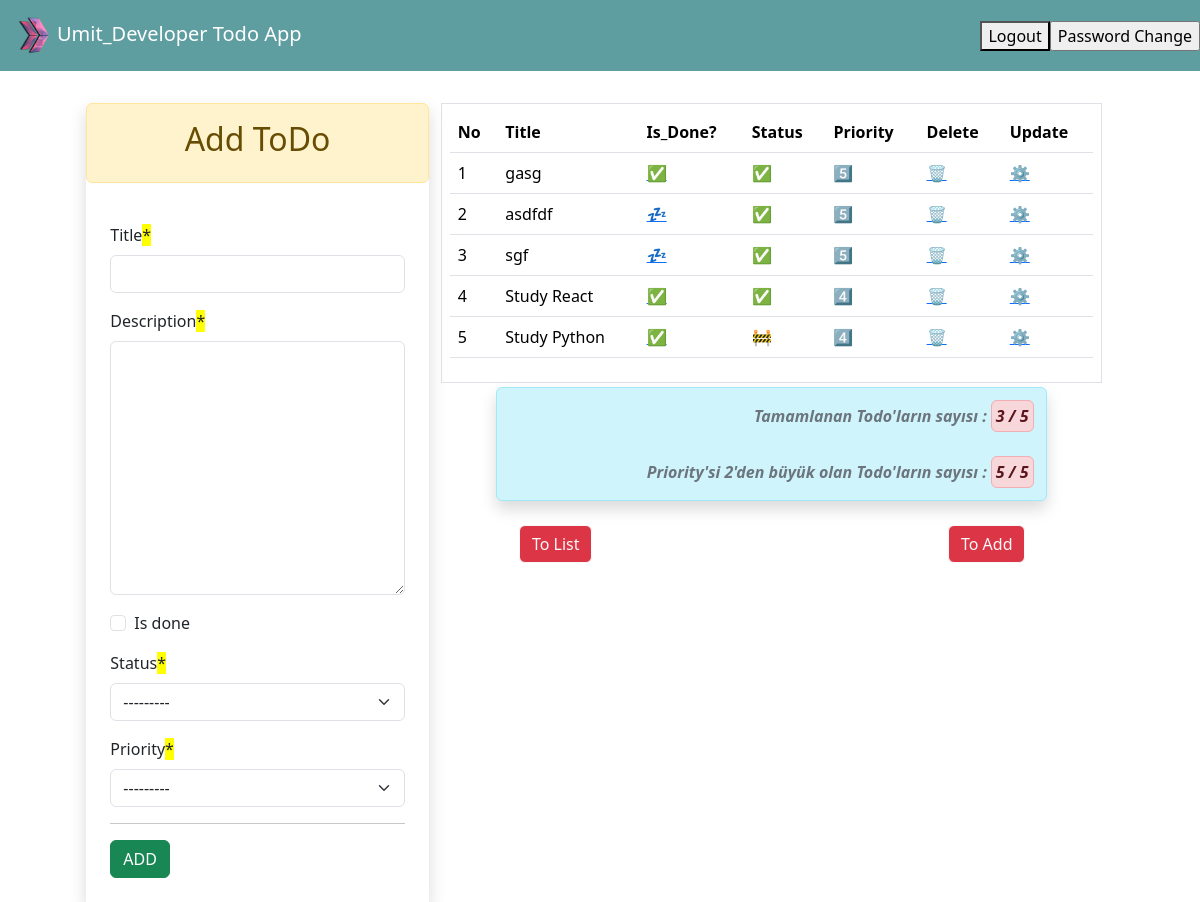
The page /todo/ (signed in) on the database its author committed.
### todo/models.py (models this page shows, shortened)
class Todo(models.Model):
    title = models.CharField(max_length=70)
    description = models.TextField()
    is_done = models.BooleanField(default=False)
    status = models.CharField(max_length=2, choices=status_choices)
    priority = models.CharField(max_length=2, choices=priority_choices)
    created_date = models.DateTimeField(auto_now_add=True)
    updated_date = models.DateTimeField(auto_now=True)

### todo/views.py (the view)
# urls.py: path('', TodoListCreate.as_view(), name='home'),
class TodoListCreate(CreateView):
    model = Todo
    form_class = TodoForm
    template_name = 'todo/home.html'
    success_url = reverse_lazy('todo:home')
    def get_context_data(self, **kwargs):
        kwargs['todos'] = Todo.objects.order_by('-priority')
        kwargs['done_count'] = Todo.objects.filter(is_done=True).count()
        kwargs['priority_count'] = Todo.objects.filter(priority__gt=2).count()
        return super(TodoListCreate, self).get_context_data(**kwargs)

### todo/forms.py
class TodoForm(forms.ModelForm):
    class Meta:
        model = Todo
        fields = "__all__"

### todo/templates/todo/home.html (shortened to what this page needs)
{% extends "todo/base.html" %}
{% block content %}
{% if user.is_authenticated %}
<div class="container pt-4">
  <div class="row mt-2 p-0">
    <div class="col-lg-4 mx-auto p-0 shadow">
      <div class="alert alert-warning text-center">
        <h2>Add ToDo</h2>
      </div>
    <div class="p-4">
      {% load crispy_forms_tags %}
      <form action="" method="POST">
        {% csrf_token %} {% comment %} {{ form.as_p }} {% endcomment %} {{ form | crispy }}
          <hr>
          <input type="submit" value="ADD" class="btn btn-success">
      </form>
    </div>
  </div>
  <div class="col">
    <div class="border">
      {% if todos|length == 0 %}
      <div class="p-4">
        <br>
        <br>
        <div class="alert alert-danger text-center">
          <p class="" style="font-size: 30px;">ToDo Lists</p>
        </div>
        <br>
        <br>
      </div>
      {%else%}
      <div class="p-2">
        <table class="table table-hover">
          <thead>
            <tr>
              <th>No</th>
              <th>Title</th>
              <th>Is_Done?</th>
              <th>Status</th>
              <th>Priority</th>
              <th>Delete</th>
              <th>Update</th>
            </tr>
          </thead>
          <tbody>
            {% for todo in todos%}
              <tr>
                <td>{{forloop.counter}}</td>
                <td>{{todo.title}}</td>
                {% if todo.is_done == True %}
                  <td>
                    <a href="{% url 'todo:done' todo.id %}">✅</a>
                  </td>
                {% else %}
                  <td>
                    <a href="{% url 'todo:done' todo.id %}">💤</a>
                  </td>
                {% endif %}
                {% if todo.status == 'C'%}
                  <td>
                    ✅
                  </td>
                {% elif todo.status == 'I'%}
                  <td>
                    🚧
                  </td>
                {% elif todo.status == 'P'%}
                  <td>
                    💤
                  </td>
                {%endif%}
                <td>
                  {% if todo.priority == '1'%}
                    1️⃣
                  {%elif todo.priority == '2'%}
                    2️⃣
                  {%elif todo.priority == '3'%}
                    3️⃣
                  {%elif todo.priority == '4'%}
                    4️⃣
                  {%elif todo.priority == '5'%}
                    5️⃣
                  {%endif%}
                </td>
                <td>
                  <a href="{% url 'todo:delete' todo.id %}" target="_blank" title="Delete" class="">🗑️</a>
                </td>
                <td>
                  <a href="{% url 'todo:update' todo.id %}" target="_blank"  class="">⚙️</a>
                </td>
              </tr>
            {% endfor %}
          </tbody>
        </table>
      </div>
      {%endif%}
    </div>
        <div class="col-lg-10 mx-auto p-0 pt-1 mt-1 shadow text-end alert alert-info text-secondary fw-bolder fs-6 fst-italic">
          <div class="p-1 m-2">
            <p>Tamamlanan Todo'ların sayısı : <span class="alert alert-danger p-1">{{done_count}} / {{todos | length}}</span></p>
          </div>
          <div class="p-1 m-2 pb-0">
            <p>Priority'si 2'den büyük olan Todo'ların sayısı : <span class="alert alert-danger p-1">{{priority_count}} / {{todos | length}}</span></p>
          </div>
        </div>
<div class="col-lg-10 mx-auto mt-3">
  <div class="row">
    <div class="col-lg-3 me-auto">
      <div class="p-2 text-center">
      <a href="{% url 'todo:list' %}" class="btn btn-danger btn-outline-light">To List</a>
      </div>
    </div>
    <div class="col-lg-3 ms-auto">
      <div class="p-2 text-center">
      <a href="{% url 'todo:add' %}" class="btn btn-danger btn-outline-light">To Add</a>
      </div>
    </div>
  </div>
</div>
  </div>
</div>
{% else %}
<div class="d-flex justify-content-center align-items-center" style="height: 200px;">
  <a href="{% url 'login' %}" class="btn btn-success btn-lg">Go to TODO page</a>
</div>
{% endif %}
{% endblock content %}

### todo/static/todo/css/stylee.css (style rules this page uses)
.container { display: flex; justify-content: space-evenly; align-items: center; }
span { background-color: yellow; }
body { background-image: url(https://cdn.pixabay.com/photo/2017/01/24/03/53/plant-2004483__480.jpg); background-size: cover; background-repeat: no-repeat; }
textarea { max-width: 100%; }

### rows shown on the page
Todo: title "gasg", priority "5️⃣"
Todo: title "asdfdf", priority "5️⃣"
Todo: title "sgf", priority "5️⃣"
Todo: title "Study React", priority "4️⃣"
Todo: title "Study Python", priority "4️⃣"

### other values the page prints
{{ done_count }} "3"
{{ todos | length }} "5"
{{ priority_count }} "5"
